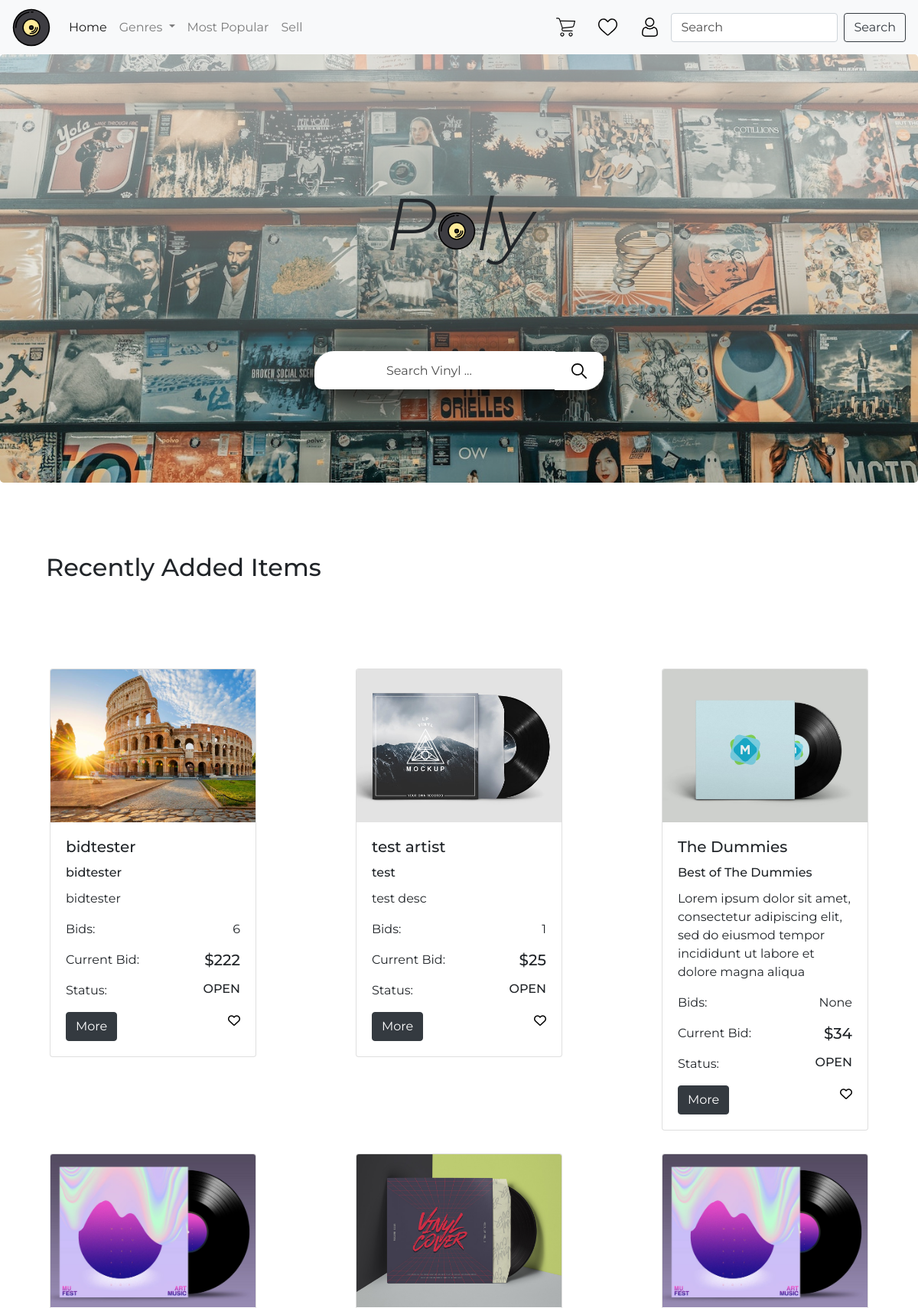
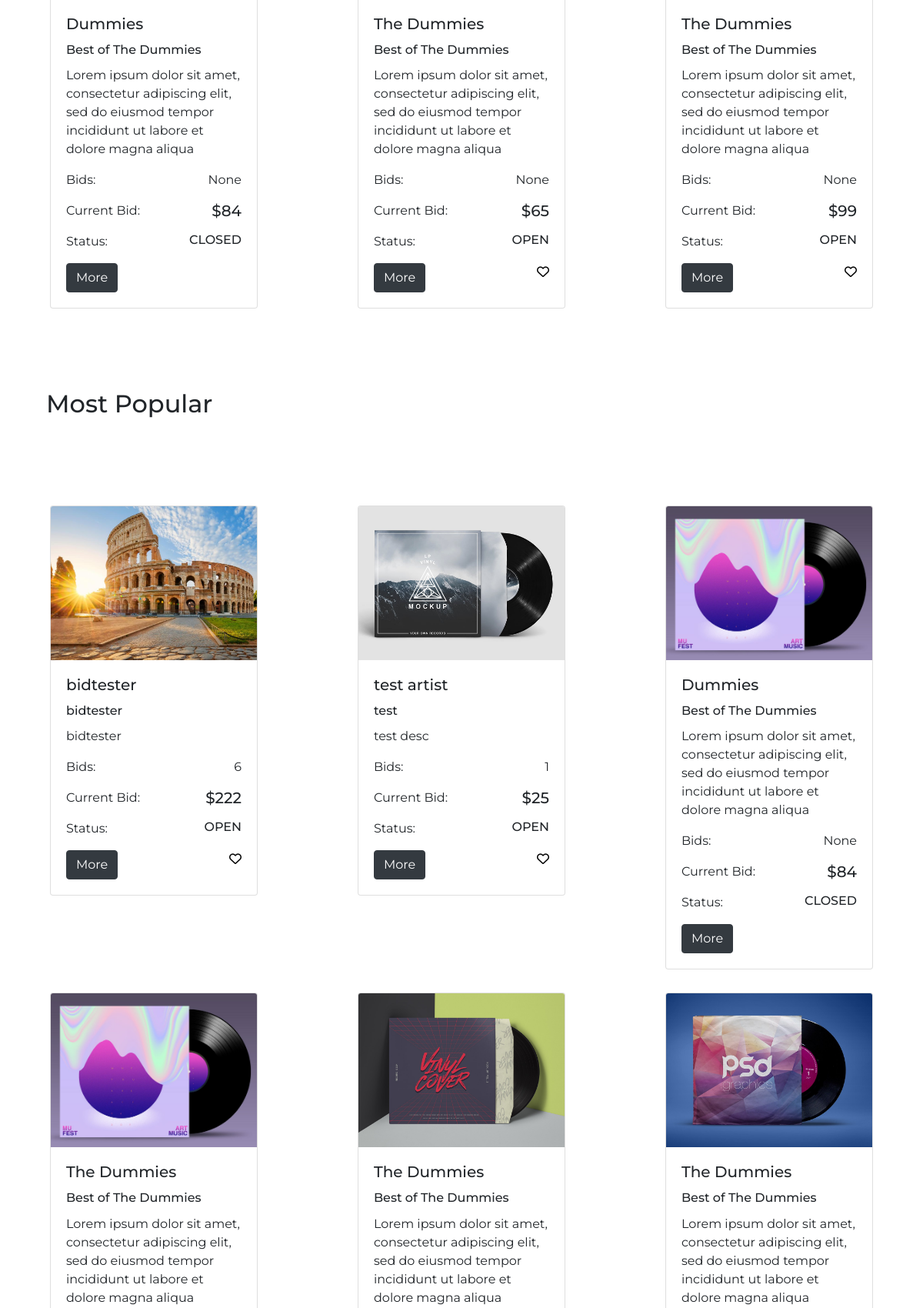
The page / (upper part) on the database its author committed (2 pictures, top to bottom).
### auction/models.py (models this page shows, shortened)
class Item(db.Model):
    __tablename__ = 'items'
    id = db.Column(db.Integer, primary_key=True)
    name = db.Column(db.String(100), index=True, nullable=False)
    description = db.Column(db.String(200), nullable=False)
    artist = db.Column(db.String(100), index=True, nullable=False)
    genre = db.Column(db.String(80), index=True, nullable=False)
    year = db.Column(db.Integer, nullable=False)
    designation = db.Column(db.String(80), nullable=False)
    image = db.Column(db.String(400), nullable=False)
    starting_value = db.Column(db.Integer, nullable=False)
    current_value = db.Column(db.Integer, nullable=False)
    bid_number = db.Column(db.Integer, nullable=True)
    status = db.Column(db.String(80), index=True, nullable=False)
    user_id = db.Column(db.Integer, db.ForeignKey('users.id'))
    date_posted = db.Column(db.String, nullable=False)
    watchlists = db.relationship('Watchlist', backref='items')
    bids = db.relationship('Bid', backref='items')

### auction/views.py (the view)
@bp.route('/')
def index():
    user_id = current_user.get_id()
    items = Item.query.with_entities(Item.id, Item.name, Item.description, Item.artist, Item.genre, Item.year, Item.designation, Item.image, Item.starting_value, Item.current_value, Item.bid_number, Item.status, Item.user_id, Item.date_posted, Watchlist.id.label("watchlist_id")).outerjoin(Watchlist).filter(or_(Watchlist.user_id==user_id, Watchlist.user_id == None)).all()
    recentitems = Item.query.with_entities(Item.id, Item.name, Item.description, Item.artist, Item.genre, Item.year, Item.designation, Item.image, Item.starting_value, Item.current_value, Item.bid_number, Item.status, Item.user_id, Item.date_posted, Watchlist.id.label("watchlist_id")).outerjoin(Watchlist).filter(or_(Watchlist.user_id==user_id, Watchlist.user_id == None)).order_by(Item.date_posted.desc()).limit(6)
    popularitems = Item.query.with_entities(Item.id, Item.name, Item.description, Item.artist, Item.genre, Item.year, Item.designation, Item.image, Item.starting_value, Item.current_value, Item.bid_number, Item.status, Item.user_id, Item.date_posted, Watchlist.id.label("watchlist_id")).outerjoin(Watchlist).filter(or_(Watchlist.user_id==user_id, Watchlist.user_id == None)).order_by(Item.bid_number.desc()).limit(6)
    return render_template('index.html', items=items, recentitems=recentitems, popularitems=popularitems)

### auction/templates/index.html (shortened to what this page needs)
{% extends 'base.html' %}
{% block content %}
<div class="jumbotron landing-hero backgr-default vertical-center col-12">
    <div class="row h-75 hero-title">
        <h1 class="display-1 text-center col-12">P<img src="../static/images/vinyl.svg" width="50px" alt="o"></span>ly
        </h1>
    </div>
    <div class="row">
        <form class="form-inline col-12 justify-content-center" action="{{url_for('main.search')}}">
            <div class="hero-search col-lg-4 col-sm-10">
                <input class="col-10 text-center search-input" type="search" placeholder="Search Vinyl ..."
                    aria-label="Search" name="search" />
                <button class="col-2 search-btn" type="submit"><img src="../static/images/search.svg" width="20px"
                        alt="Search"></button>
            </div>
        </form>
    </div>
</div>
<h2 class="col-12 def-padding">Recently Added Items</h2>
<div class="justify-content-around feat-row top-btm-padding d-flex flex-wrap">
    {% for item in recentitems %}
    <div class="lg-margin col-lg-3 col-md-5 col-sm-10">
        <div class="card  featured">
            <a href="item/{{item.id}}"><img class="card-img-top" src="{{item.image}}" alt="Card Image"></a>
            <div class="card-body">
                <h5 class="card-title">{{item.artist}}</h5>
                <h6 class="card-title">{{item.name}}</h6>
                <p class="card-text">{{item.description}}</p>
                <div class="space-between">
                    <p class="card-text">Bids: </p>
                    <p class="card-text">{{item.bid_number}}</p>
                </div>
                <div class="space-between">
                    <p class="card-text">Current Bid: </p>
                    <h5 class="card-text">${{item.current_value}}</h5>
                </div>
                <div class="space-between">
                    <p class="card-text">Status: </p>
                    <h6 class="card-text">{{item.status}}</h6>
                </div>
                <div class="space-between">
                    <a href="item/{{item.id}}" class="btn btn-dark">More</a>
                    {% if item.status=="OPEN" %}
                        {% if item.watchlist_id==None %}
                            <a href="watchlist/{{item.id}}/add"> <i class="far fa-heart"></i></a>
                        {% else %}
                            <a href="indexwatchlist/{{item.watchlist_id}}/del"> <i class="fas fa-heart"></i></a>
                        {% endif %}
                    {% endif %}
                </div>
            </div>
        </div>
    </div>
    {% endfor %}
</div>
<h2 class="col-12 def-padding">Most Popular</h2>
<div class="justify-content-around feat-row top-btm-padding d-flex flex-wrap">
    {% for item in popularitems %}
    <div class="lg-margin col-lg-3 col-md-5 col-sm-10">
        <div class="card  featured">
            <a href="item/{{item.id}}"><img class="card-img-top" src="{{item.image}}" alt="Card Image"></a>
            <div class="card-body">
                <h5 class="card-title">{{item.artist}}</h5>
                <h6 class="card-title">{{item.name}}</h6>
                <p class="card-text">{{item.description}}</p>
                <div class="space-between">
                    <p class="card-text">Bids: </p>
                    <p class="card-text">{{item.bid_number}}</p>
                </div>
                <div class="space-between">
                    <p class="card-text">Current Bid: </p>
                    <h5 class="card-text">${{item.current_value}}</h5>
                </div>
                <div class="space-between">
                    <p class="card-text">Status: </p>
                    <h6 class="card-text">{{item.status}}</h6>
                </div>
                <div class="space-between">
                    <a href="item/{{item.id}}" class="btn btn-dark">More</a>
                    {% if item.status=="OPEN" %}
                        {% if item.watchlist_id==None %}
                            <a href="watchlist/{{item.id}}/add"> <i class="far fa-heart"></i></a>
                        {% else %}
                            <a href="indexwatchlist/{{item.watchlist_id}}/del"> <i class="fas fa-heart"></i></a>
                        {% endif %}
                    {% endif %}
                </div>
            </div>
        </div>
    </div>
    {% endfor %}
</div>
{% endblock %}

### auction/templates/base.html (shortened to what this page needs)
<!doctype html>
<html lang="en">
<head>
    <link rel="stylesheet" href="https://stackpath.bootstrapcdn.com/bootstrap/4.5.2/css/bootstrap.min.css"
>
    <link rel="stylesheet" href="../static/styles/style.css">
</head>
<body>
    <nav class="navbar navbar-expand-lg navbar-light bg-light col-12">
        <a class="navbar-brand backgr-default" href="/"></a>
        <div class="collapse navbar-collapse" id="navbarSupportedContent">
            <ul class="navbar-nav mr-auto d-flex">
                <li class="nav-item active">
                    <a class="nav-link" href="/">Home <span class="sr-only">(current)</span></a>
                </li>
                <li class="nav-item dropdown">
                    <a class="nav-link dropdown-toggle" href="#" id="navbarDropdown" role="button"
                        data-toggle="dropdown" aria-haspopup="true" aria-expanded="false">
                        Genres
                    </a>
                </li>
                <li class="nav-item">
                    <a class="nav-link" href="{{url_for('items.show', id='mostpopular')}}">Most Popular</a>
                </li>
                <li class="nav-item">
                    <a class="nav-link" href="{{url_for('auth.sell')}}">Sell</a>
                </li>
            </ul>
            <form class="form-inline my-2 my-lg-0" action="{{url_for('main.search')}}">
                <a class="backgr-default icon-default" href="#" id="cart-nav-link"></a>
                <a class="backgr-default icon-default" href="watchlist" id="watchlist-nav-link"></a>
                <a class="backgr-default icon-default" data-toggle="modal" data-target="#staticBackdrop"
                    id="profile-nav-link"></a>
                <input class="form-control mr-sm-2" type="search" placeholder="Search" aria-label="Search">
                <button class="btn btn-outline-dark my-2 my-sm-0" type="submit">Search</button>
            </form>
        </div>
    </nav>
    {% block content %}
    {% endblock %}
</body>
</html>

### auction/static/styles/style.css (style rules this page uses)
* { font-family: Montserrat; }
a { color: initial; }
.backgr-default { background-size: 100%; background-repeat: no-repeat; }
.icon-default { width: 25px; height: 25px; margin: 15px; }
.def-padding { padding: 60px; }
.lg-margin { margin: 15px; }
.top-btm-padding { padding: 30px 0 30px 0; }
.navbar-brand { background-image: url("../images/vinyl.svg"); width: 50px; height: 50px; }
.landing-hero { background-image: linear-gradient(rgba(255, 255, 255, 0.6), rgba(255, 255, 255, 0)), url("../images/clay-banks-fEVaiLwWvlU-unsplash.jpg"); height: 70vh; background-size: cover; }
.hero-title { align-items: center; font-weight: 600; font-style: italic; }
.hero-search { padding: 0; height: 50px; border-radius: 20px; box-shadow: 0 12px 40px 0 rgba(0, 0, 0, 0.6), 0 12px 40px 0 rgba(0, 0, 0, 0.6); }
.search-input, .search-btn { background-color: white; color: black; border-radius: 0; margin: 0 !important; padding: 0 !important; height: 100%; border: none; }
.search-btn { margin-left: -5px !important; margin-top: -4px !important; border: 5px solid white; border-radius: 0px 10px 25px 0; }
.search-input { border-radius: 25px 0 0 10px; }
.featured { padding: 0; margin: 0; }
.card-img-top { width: 100%; height: 200px; object-fit: cover; }
.feat-row { margin: 0; }
.space-between { display: flex; justify-content: space-between; }
#cart-nav-link { background-image: url("../images/shopping-cart.svg"); }
#watchlist-nav-link { background-image: url("../images/heart.svg"); }
#profile-nav-link { background-image: url("../images/user.svg"); }
::placeholder { color: rgba(0,0,0,0.7) !important; opacity: 1; }

### rows shown on the page
Item: image (picture), artist "bidtester", name "bidtester", description "bidtester", bid_number "6", current_value "222", status "OPEN"
Item: image (picture), artist "test artist", name "test", description "test desc", bid_number "1", current_value "25", status "OPEN"
Item: image (picture), artist "The Dummies", name "Best of The Dummies", description "Lorem ipsum dolor sit amet, consectetur adipiscing elit, sed do eiusmod tempor incididunt ut labore et dolore magna aliqua", bid_number "None", current_value "34", status "OPEN"
Item: image (picture), artist "Dummies", name "Best of The Dummies", description "Lorem ipsum dolor sit amet, consectetur adipiscing elit, sed do eiusmod tempor incididunt ut labore et dolore magna aliqua", bid_number "None", current_value "84", status "CLOSED"
Item: image (picture), artist "The Dummies", name "Best of The Dummies", description "Lorem ipsum dolor sit amet, consectetur adipiscing elit, sed do eiusmod tempor incididunt ut labore et dolore magna aliqua", bid_number "None", current_value "65", status "OPEN"
Item: image (picture), artist "The Dummies", name "Best of The Dummies", description "Lorem ipsum dolor sit amet, consectetur adipiscing elit, sed do eiusmod tempor incididunt ut labore et dolore magna aliqua", bid_number "None", current_value "99", status "OPEN"
Item: image (picture), artist "The Dummies", name "Best of The Dummies", description "Lorem ipsum dolor sit amet, consectetur adipiscing elit, sed do eiusmod tempor incididunt ut labore et dolore magna aliqua"
Item: image (picture), artist "The Dummies", name "Best of The Dummies", description "Lorem ipsum dolor sit amet, consectetur adipiscing elit, sed do eiusmod tempor incididunt ut labore et dolore magna aliqua"
